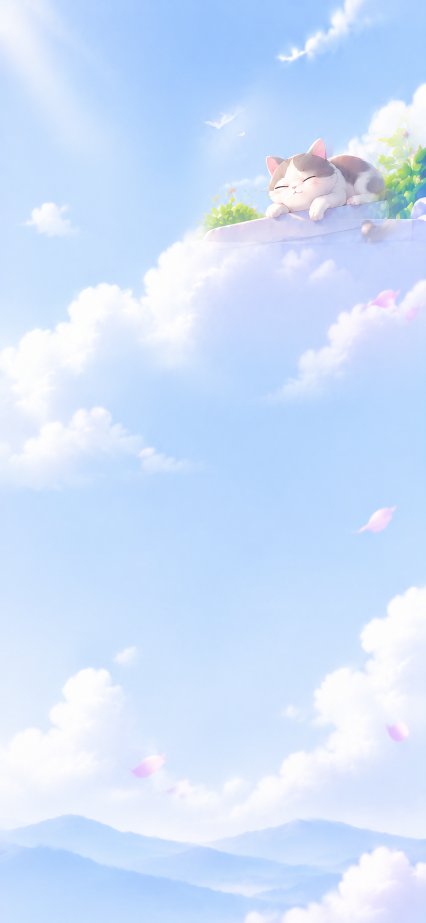
#> input picture projects/001-personal-life-manager/archive/app-flutter/assets/images/bg_add.png, 852 x 1846 px (shown at 1/2 size); its folder holds only this picture in this run
$ python optimize-images.py
#> lines starting #> are read from the running program, lines starting #| are printed output that depends on the picture
#> in main, image is the input picture: PIL image 852x1846 RGB; mean R, G, B 206, 224.6, 251.2
#| 跳过（缺失）：avatar.png
#!/usr/bin/env python3
"""把归档 App 的设计素材转换为小程序可用资源。

- 8 张 852x1846 整页背景 → WebP（quality 78，单张约 20KB）
- logo / 头像 / 缩略图 / 蛋糕图 → 优化后的 PNG（体积小，保留无损）

用法（在 miniapp/ 目录）：
    python scripts/optimize-images.py
"""

from __future__ import annotations

import math
import sys
from pathlib import Path

from PIL import Image, ImageDraw

MINIAPP_DIR = Path(__file__).resolve().parents[1]
PROJECT_ROOT = MINIAPP_DIR.parent
SRC_DIR = PROJECT_ROOT / "archive" / "app-flutter" / "assets" / "images"
DESIGN_DIR = PROJECT_ROOT / "设计图"
DST_DIR = MINIAPP_DIR / "src" / "static" / "images"

BACKGROUNDS = [
    "bg_add",
    "bg_category",
    "bg_detail",
    "bg_home",
    "bg_profile",
    "bg_schedule",
    "bg_search",
    "bg_vault",
]

# 4 个 Tab 以设计图为准：优先使用 设计图/ 下独立导出的背景层，
# 避免继续沿用归档 App 的旧版背景（人物/插画位置与设计稿有差异）。
DESIGN_BACKGROUNDS = {
    "bg_home": "首页背景.png",
    "bg_category": "资料页背景.png",
    "bg_schedule": "日程背景.png",
    "bg_profile": "我的页面背景.png",
}

SMALL_PNGS = ["avatar", "cake", "logo", "thumb_cat", "thumb_doc", "thumb_sea"]


def lerp_color(start: tuple[int, int, int], end: tuple[int, int, int], t: float) -> tuple[int, int, int, int]:
    return (
        round(start[0] + (end[0] - start[0]) * t),
        round(start[1] + (end[1] - start[1]) * t),
        round(start[2] + (end[2] - start[2]) * t),
        255,
    )


def generate_cloud_ring(target: Path, percent: float = 0.28) -> None:
    """生成 56dp 云空间进度环（3x 168px），对应 Flutter 首页 _CloudProgress。"""
#> called with percent = 0.28
    supersample = 12  # 1dp = 12px，最后缩到 3x
    size = 56 * supersample
    stroke = 6 * supersample
    center = size / 2
    radius = 56 * supersample / 2 - stroke / 2
    box = [
        center - radius - stroke / 2,
        center - radius - stroke / 2,
        center + radius + stroke / 2,
        center + radius + stroke / 2,
    ]

    image = Image.new("RGBA", (size, size), (0, 0, 0, 0))
#> image: PIL image 672x672 RGBA; every value is 0
    draw = ImageDraw.Draw(image)

    # 轨道
    draw.ellipse(box, outline=(217, 230, 251, 255), width=stroke)

    # 渐变弧（从正上方开始，顺时针）
    start_angle = -90.0
    sweep = 360.0 * percent
    steps = max(1, round(sweep))
    for i in range(steps):
        t0 = i / steps
        t1 = (i + 1) / steps
        color = lerp_color((107, 164, 255), (61, 123, 245), (t0 + t1) / 2)
        draw.arc(
            box,
            start=start_angle + t0 * sweep,
            end=start_angle + t1 * sweep,
            fill=color,
            width=stroke,
        )

    # 圆头端点
    cap_radius = stroke / 2
    for t, color in [
        (0.0, (107, 164, 255, 255)),
        (1.0, (61, 123, 245, 255)),
    ]:
        angle = math.radians(start_angle + t * sweep)
        x = center + radius * math.cos(angle)
        y = center + radius * math.sin(angle)
        draw.ellipse(
            [x - cap_radius, y - cap_radius, x + cap_radius, y + cap_radius],
            fill=color,
        )

    image = image.resize((168, 168), Image.LANCZOS)
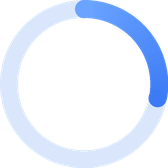
#> image: PIL image 168x168 RGBA; mean R, G, B, A 61.8, 71.3, 87.1, 76.6; transparent parts drawn white
    image.save(target, "PNG", optimize=True)
    print(f"ring_28.png  {target.stat().st_size / 1024:.0f}KB")


def main() -> None:
    if not SRC_DIR.exists():
        sys.exit(f"素材目录不存在：{SRC_DIR}")
    DST_DIR.mkdir(parents=True, exist_ok=True)

    for name in BACKGROUNDS:
        source = SRC_DIR / f"{name}.png"
        if name in DESIGN_BACKGROUNDS:
            design_source = DESIGN_DIR / DESIGN_BACKGROUNDS[name]
            if design_source.exists():
                source = design_source
        if not source.exists():
            print(f"跳过（缺失）：{source.name}")
            continue
        image = Image.open(source).convert("RGB")
        target = DST_DIR / f"{name}.webp"
        image.save(target, "WEBP", quality=78, method=6)
        print(f"{source.name} -> {name}.webp  {target.stat().st_size / 1024:.0f}KB")

    for name in SMALL_PNGS:
        source = SRC_DIR / f"{name}.png"
        if not source.exists():
            print(f"跳过（缺失）：{source.name}")
            continue
        image = Image.open(source)
        target = DST_DIR / f"{name}.png"
        image.save(target, "PNG", optimize=True)
        print(f"{name}.png  {target.stat().st_size / 1024:.0f}KB")

    generate_cloud_ring(DST_DIR / "ring_28.png")

    total = sum(p.stat().st_size for p in DST_DIR.iterdir() if p.is_file())
    print(f"资源合计 {total / 1024:.0f}KB -> {DST_DIR}")


if __name__ == "__main__":
    main()
